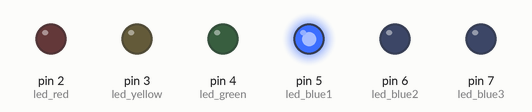
Simulated run of this sketch. Board: Arduino Uno, built with avr-gcc and run on an emulated ATmega328P. Shown: output pins drawn as LEDs (lit = HIGH).

Above: at 0.5 s.
At 3.5 s:
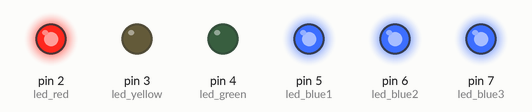
At 8.5 s:
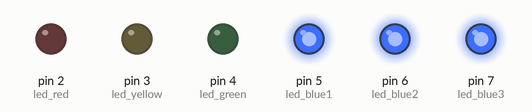
At 9.5 s:
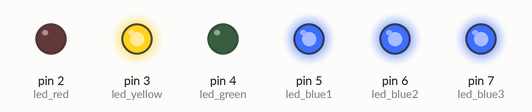
At 13.5 s:
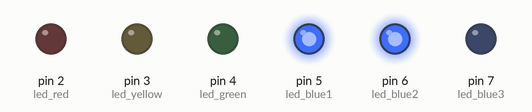
At 17.0 s:
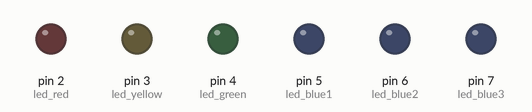
Timing chart, 0 to 23.4 s (numbered marks = the images above):
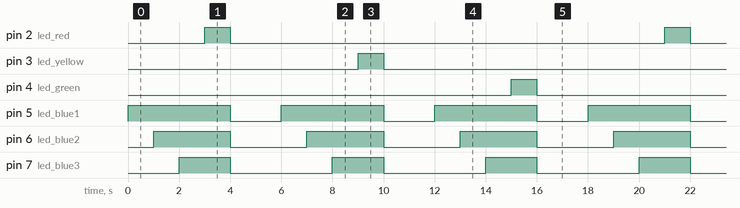

The sketch:

trafficlight_uniana1.ino
```cpp
// kinopya ko po ito kay emman
// Declaring each LED variables.
int led_red = 2;
int led_yellow = 3;
int led_green = 4;
int led_blue1 = 5;
int led_blue2 = 6;
int led_blue3 = 7;

void setup()
{
  // Setup all LEDs as Output
  pinMode(led_red, OUTPUT);
  pinMode(led_yellow, OUTPUT);
  pinMode(led_green, OUTPUT);
  pinMode(led_blue1, OUTPUT);
  pinMode(led_blue2, OUTPUT);
  pinMode(led_blue3, OUTPUT);
}

// kinopya ko po ito kay emman

void loop()
{
  // All LEDs turn on with 1 second delay each.
  digitalWrite(led_blue1, HIGH);
  delay(1000);
  digitalWrite(led_blue2, HIGH);
  delay(1000);
  digitalWrite(led_blue3, HIGH);
  delay(1000);
  digitalWrite(led_red, HIGH);
  delay(1000);

  // Turn off all LEDs for 2 seconds.
  digitalWrite(led_blue1, LOW);
  digitalWrite(led_blue2, LOW);
  digitalWrite(led_blue3, LOW);
  digitalWrite(led_red, LOW);
  delay(2000);

  // All LEDs turn on with 1 second delay each.
  digitalWrite(led_blue1, HIGH);
  delay(1000);
  digitalWrite(led_blue2, HIGH);
  delay(1000);
  digitalWrite(led_blue3, HIGH);
  delay(1000);
  digitalWrite(led_yellow, HIGH);
  delay(1000);

  // Turn off all LEDs for 2 seconds.
  digitalWrite(led_blue1, LOW);
  digitalWrite(led_blue2, LOW);
  digitalWrite(led_blue3, LOW);
  digitalWrite(led_yellow, LOW);
  delay(2000);

  // All LEDs turn on with 1 second delay each.
  digitalWrite(led_blue1, HIGH);
  delay(1000);
  digitalWrite(led_blue2, HIGH);
  delay(1000);
  digitalWrite(led_blue3, HIGH);
  delay(1000);
  digitalWrite(led_green, HIGH);
  delay(1000);

  // Turn off all LEDs for 2 seconds.
  digitalWrite(led_blue1, LOW);
  digitalWrite(led_blue2, LOW);
  digitalWrite(led_blue3, LOW);
  digitalWrite(led_green, LOW);
  delay(2000);
}
// kinopya ko po ito kay emman
```

Measured:
- by itself, pin 2 (led_red), pin 3 (led_yellow), pin 4 (led_green): alternates HIGH for 1.0 s and LOW for 17.0 s
- by itself, pin 5 (led_blue1): alternates HIGH for 4.0 s and LOW for 2.0 s
- by itself, pin 6 (led_blue2): alternates HIGH for 3.0 s and LOW for 3.0 s
- by itself, pin 7 (led_blue3): alternates HIGH for 2.0 s and LOW for 4.0 s
